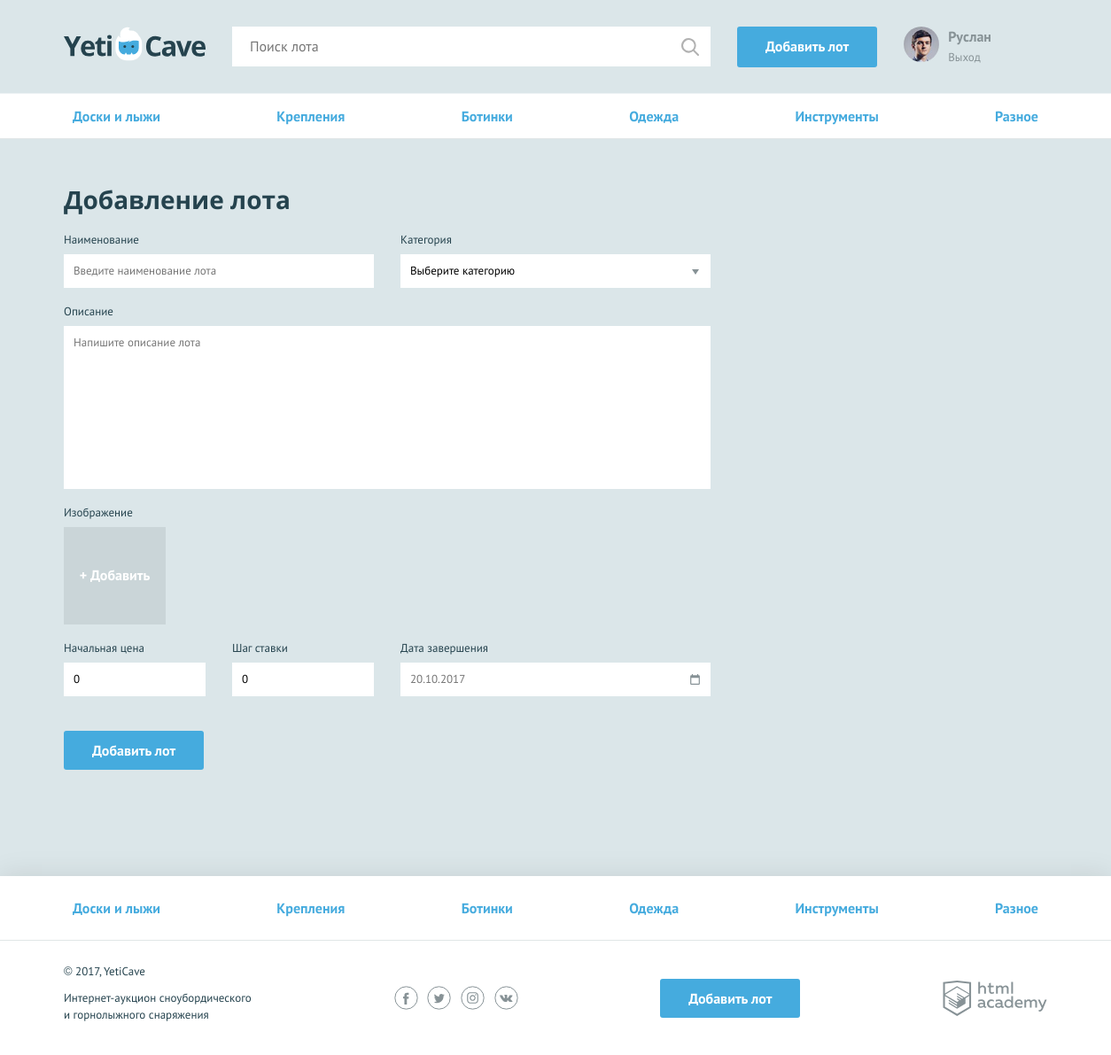
The app's page /add.php (signed in) with its own data.
### tables this page shows
CREATE TABLE IF NOT EXISTS categories (
  id  INT AUTO_INCREMENT PRIMARY KEY,
  name  VARCHAR(128)
);

### functions.php (called while the page is built, shortened)
<?php
require_once ('mysql_helper.php');
function db_select_data($connect, $sql, $data = []) {
    $stmt = db_get_prepare_stmt($connect, $sql, $data);
    mysqli_stmt_execute($stmt);
    $result = mysqli_stmt_get_result($stmt);
    return set_filter_for_all_strings(mysqli_fetch_all($result, MYSQLI_ASSOC));
}
function get_all_categories($connect) {
    $sql = 'SELECT * FROM categories';
    return db_select_data($connect, $sql);
}
function filter_content($content) {
    return htmlentities($content, ENT_QUOTES, "UTF-8");
}
function set_filter_for_all_strings($arr) {
    $result = array_map(function($something) {
        if (gettype($something)=== 'array') {
            return set_filter_for_all_strings($something);
        }
        if (gettype($something) === 'string') {
            return filter_content($something);
        }
        return $something;
    }, $arr);
    return $result;
}
function render_template ($file_name, $data) {
    $path_to_template_file = TEMPLATES_DIR . $file_name . TEMPLATE_EXT;
    if (file_exists($path_to_template_file)) {
        extract($data, EXTR_SKIP);
        require $path_to_template_file;
        return ob_get_clean();
    }
    return '';
}

### mysql_helper.php (called while the page is built, shortened)
<?php
function db_get_prepare_stmt($link, $sql, $data = []) {
    $stmt = mysqli_prepare($link, $sql);
    return $stmt;
}

### templates/add.php (the view, shortened to what this page needs)
<main>
    <nav class="nav">
        <ul class="nav__list container">
            <?php
            foreach ($categories as $cat) : ?>
                <li class="nav__item">
                    <a href="all-lots.php?cat_id=<?= $cat['id']; ?>"><?=filter_content($cat['name'])?></a>
                </li>
            <?php endforeach; ?>
        </ul>
    </nav>
    <?php if (!empty($errors)) : ?>
    <form class="form form--add-lot container form--invalid" action="add.php" method="post" enctype="multipart/form-data">
    <?php else : ?>
    <form class="form form--add-lot container" action="add.php" method="post" enctype="multipart/form-data">
    <?php endif; ?>
        <h2>Добавление лота</h2>
        <div class="form__container-two">
            <?php if (!empty($errors['lot-name'])) : ?>
            <div class="form__item form__item--invalid">
            <?php else : ?>
            <div class="form__item">
            <?php endif; ?>
                <label for="lot-name">Наименование</label>
                <input id="lot-name" type="text" name="lot-name" placeholder="Введите наименование лота" value="<?=filter_content($input_values['lot-name'])?>">
            </div>
            <?php if (!empty($errors['category'])) : ?>
            <div class="form__item form__item--invalid">
            <?php else : ?>
            <div class="form__item">
            <?php endif; ?>
                <label for="category">Категория</label>
                <select id="category" name="category" >
                    <option>Выберите категорию</option>
                </select>
            </div>
        </div>
        <?php if (!empty($errors['description'])) : ?>
        <div class="form__item form__item--wide form__item--invalid">
        <?php else : ?>
        <div class="form__item form__item--wide">
        <?php endif; ?>
            <label for="description">Описание</label>
            <textarea id="description" name="description" placeholder="Напишите описание лота" ><?=filter_content($input_values['description'])?></textarea>
        </div>
        <?php if (!empty($errors['lot-image'])) : ?>
        <div class="form__item form__item--file form__item--invalid">
        <?php else: ?>
        <div class="form__item form__item--file">
        <?php endif; ?>
            <label>Изображение</label>
            <div class="form__input-file">
                <label for="photo2">
                    <span>+ Добавить</span>
                </label>
            </div>
        </div>
        <div class="form__container-three">
            <?php if (!empty($errors['lot-rate'])) : ?>
            <div class="form__item form__item--small form__item--invalid">
            <?php else : ?>
            <div class="form__item form__item--small">
            <?php endif; ?>
                <label for="lot-rate">Начальная цена</label>
                <input id="lot-rate" name="lot-rate" placeholder="0" value="<?=floatval($input_values['lot-rate'])?>">
            </div>
            <?php if (!empty($errors['lot-step'])) : ?>
            <div class="form__item form__item--small form__item--invalid">
            <?php else : ?>
            <div class="form__item form__item--small">
            <?php endif; ?>
                <label for="lot-step">Шаг ставки</label>
                <input id="lot-step" name="lot-step" placeholder="0" value="<?=floatval($input_values['lot-step'])?>">
            </div>
            <?php if (!empty($errors['lot-expire'])) : ?>
            <div class="form__item form__item--invalid">
            <?php else : ?>
            <div class="form__item">
            <?php endif; ?>
                <label for="lot-expire">Дата завершения</label>
                <input class="form__input-date" id="lot-expire" type="text" name="lot-expire" placeholder="20.10.2017" value="<?=filter_content($input_values['lot-expire'])?>">
            </div>
        </div>
        <button type="submit" class="button">Добавить лот</button>
    </form>
</main>

### templates/layout.php (shortened to what this page needs)
<!DOCTYPE html>
<html lang="ru">
<head>
    <link href="css/normalize.min.css" rel="stylesheet">
    <link href="css/style.css" rel="stylesheet">
</head>
<body>
<header class="main-header">
    <div class="main-header__container container">
        <?php if($title === 'Главная') : ?>
        <a class="main-header__logo">
        <?php else : ?>
        <a class="main-header__logo" href="index.php">
        <?php endif; ?>
            <img src="img/logo.svg" width="160" height="39" alt="Логотип компании YetiCave">
        </a>
        <form class="main-header__search" method="get" action="search.php">
            <input type="search" name="search" placeholder="Поиск лота" value="<?=!empty($_GET['search']) ? filter_content($_GET['search']) : ''?>">
            <input class="main-header__search-btn" type="submit" name="find">
        </form>
        <a class="main-header__add-lot button" href="add.php">Добавить лот</a>
        <nav class="user-menu">
            <?php if (isset($_SESSION['user'])): ?>
                <?php if (!empty($_SESSION['user']['avatar'])) : ?>
                <div class="user-menu__image">
                    <img src="<?=$_SESSION['user']['avatar']; ?>" width="40" height="40" alt="Пользователь">
                </div>
                <?php endif; ?>
                <div class="user-menu__logged">
                    <p><?=$_SESSION['user']['name']; ?></p>
                    <a href="logout.php">Выход</a>
                </div>
            <?php endif; ?>
        </nav>
    </div>
</header>
<?=$content?>
<footer class="main-footer">
    <nav class="nav">
        <ul class="nav__list container">
            <?php
            foreach ($categories as $cat) : ?>
                <li class="nav__item">
                    <a href="all-lots.php?cat_id=<?= $cat['id']; ?>"><?=filter_content($cat['name'])?></a>
                </li>
            <?php endforeach; ?>
        </ul>
    </nav>
    <div class="main-footer__bottom container">
        <div class="main-footer__copyright">
            <p>© 2017, YetiCave</p>
            <p>Интернет-аукцион сноубордического и горнолыжного снаряжения</p>
        </div>
        <div class="main-footer__social social">
            <a class="social__link social__link--facebook" href="#">Facebook
            </a>
            <a class="social__link social__link--twitter" href="#">Twitter
            </a>
            <a class="social__link social__link--instagram" href="#">Instagram
            </a>
            <a class="social__link social__link--vkontakte" href="#">Вконтакте
            </a>
        </div>
        <a class="main-footer__add-lot button" href="add.php">Добавить лот</a>
        <div class="main-footer__developed-by">
            <a class="logo-academy" href="https://htmlacademy.ru/intensive/php">HTML Academy
            </a>
        </div>
    </div>
</footer>
</body>
</html>

### records on screen
categories: name "Доски и лыжи"
categories: name "Крепления"
categories: name "Ботинки"
categories: name "Одежда"
categories: name "Инструменты"
categories: name "Разное"

### other values on screen
$_SESSION['user']['name'] "Руслан"
